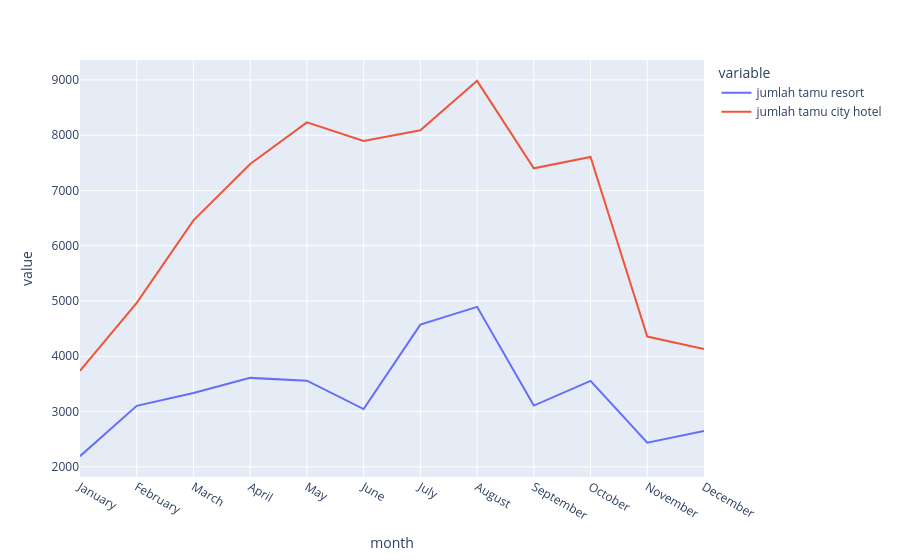

Here is the notebook cell this chart was saved with:
### Code cell
px.line(sort, x = "month", y = ["jumlah tamu resort", "jumlah tamu city hotel"])

### Figure 1 — Plotly figure (JSON) as saved in the notebook; plotly's stock layout.template omitted (floating-point values rounded to 4 significant figures)
{"data": [{"hovertemplate": "variable=jumlah tamu resort<br>month=%{x}<br>value=%{y}<extra></extra>", "legendgroup": "jumlah tamu resort", "line": {"color": "#636efa", "dash": "solid"}, "marker": {"symbol": "circle"}, "mode": "lines", "name": "jumlah tamu resort", "orientation": "v", "showlegend": true, "type": "scatter", "x": ["January", "February", "March", "April", "May", "June", "July", "August", "September", "October", "November", "December"], "xaxis": "x", "y": [2193, 3103, 3336, 3609, 3559, 3045, 4573, 4894, 3108, 3555, 2437, 2648], "yaxis": "y"}, {"hovertemplate": "variable=jumlah tamu city hotel<br>month=%{x}<br>value=%{y}<extra></extra>", "legendgroup": "jumlah tamu city hotel", "line": {"color": "#EF553B", "dash": "solid"}, "marker": {"symbol": "circle"}, "mode": "lines", "name": "jumlah tamu city hotel", "orientation": "v", "showlegend": true, "type": "scatter", "x": ["January", "February", "March", "April", "May", "June", "July", "August", "September", "October", "November", "December"], "xaxis": "x", "y": [3736, 4965, 6458, 7480, 8232, 7894, 8088, 8983, 7400, 7605, 4357, 4132], "yaxis": "y"}], "layout": {"legend": {"title": {"text": "variable"}, "tracegroupgap": 0}, "margin": {"t": 60}, "xaxis": {"anchor": "y", "domain": [0, 1], "title": {"text": "month"}}, "yaxis": {"anchor": "x", "domain": [0, 1], "title": {"text": "value"}}}}
